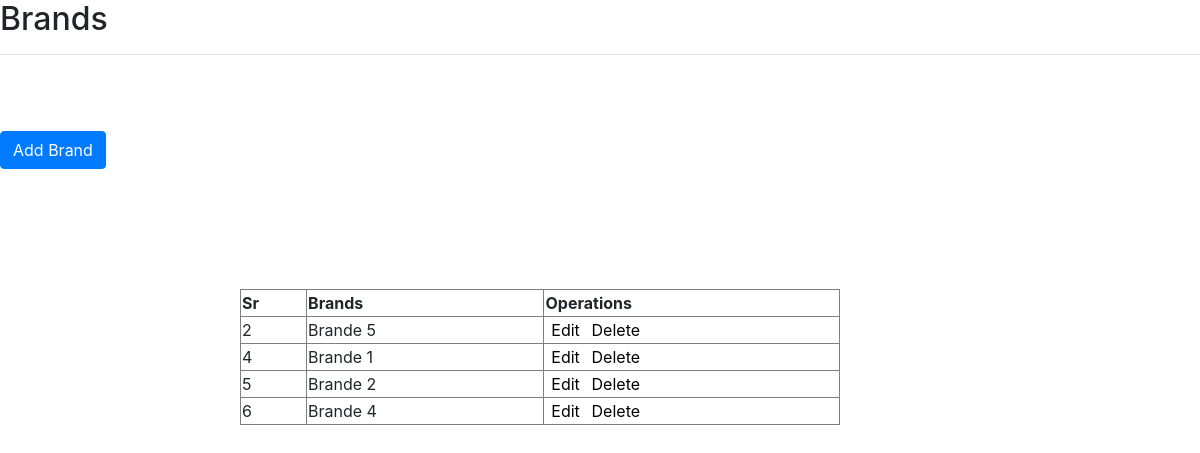
The app's page /brand_manage.php (signed in) with its own data.
### tables this page shows
CREATE TABLE `brands` (
  `id` int(20) NOT NULL,
  `brands` varchar(20) NOT NULL
);

### brand_manage.php (the view, shortened to what this page needs)
<!doctype html>
<html lang="en">
  <head>
    <link rel="stylesheet" href="https://cdn.jsdelivr.net/npm/bootstrap@4.6.2/dist/css/bootstrap.min.css">
  </head>
  <body>
<h2>Brands</h2>
<hr>
    <form action='brand_form.php' id="cform">
  <button type="submit"  class="btn btn-primary mg">Add Brand</button>
</form>
<?php
include('config.php');
$sql="SELECT * FROM `brands`";
$result=mysqli_query($conn,$sql);
$num=mysqli_num_rows($result);
if($num>0){
    echo "<table border=1 class='tb'> <tr>
    <th>Sr</th>
    <th>Brands</th>
    <th>Operations</th>
    </tr>";
    while($row=mysqli_fetch_assoc($result)){
        echo '<tr>
        <td>'.$row['id'].'</td>
      <td>'.$row['brands'].'</td>
        <td><a href="brand_update.php?id='.$row['id'].'" class="a">Edit</a><a href="brand_delete.php?id='.$row['id'].'" class="a">Delete</a></td>
        </tr>';
      }
    echo "</table>";
}
?>

### brand_manage.php (style rules this page uses)
.mg { margin:5% 0%; }
.tb { width:50%; margin:5% 20%; }
.a { text-decoration:none; color:black; margin:2% }

### records on screen
brands: id "2", brands "Brande 5"
brands: id "4", brands "Brande 1"
brands: id "5", brands "Brande 2"
brands: id "6", brands "Brande 4"
